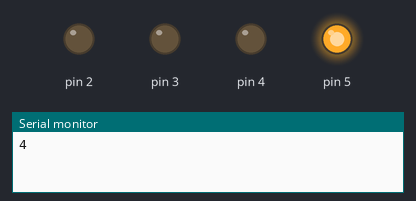
The sketch below on a simulated Arduino Mega 2560, built with avr-gcc and run on an emulated ATmega2560. Parts: output pins drawn as LEDs (lit = HIGH), the last lines printed to the serial monitor. Random numbers use the default seed unless the sketch sets one.

Above: at 0.1 s.
At 8.1 s:
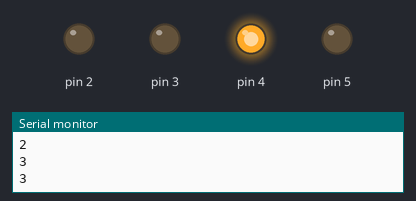
At 18.1 s:
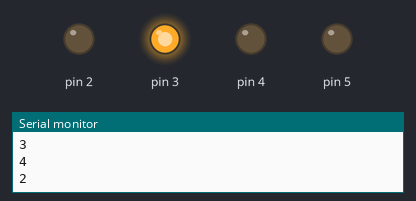
At 38.1 s:
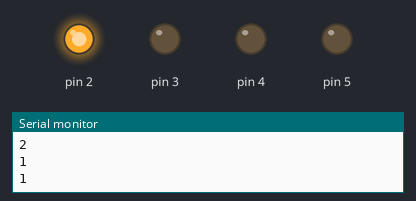
Timing chart, 0 to 39.6 s (numbered marks = the images above):
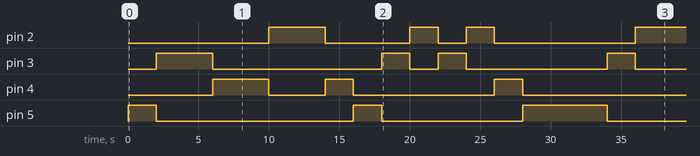

Measured:
- by itself, pin 2: goes HIGH 4.0 s, LOW 6.0 s, HIGH 2.0 s, LOW 2.0 s, HIGH 2.0 s, LOW 10.0 s, then HIGH
- by itself, pin 3: LOW → HIGH at 2.0 s, → LOW 4.0 s later, → HIGH 12.0 s later, → LOW 2.0 s later, … (8 changes in this stretch)
- by itself, pin 4: goes HIGH 4.0 s, LOW 4.0 s, HIGH 2.0 s, LOW 10.0 s, HIGH 2.0 s, then LOW
- by itself, pin 5: goes HIGH 2.0 s, LOW 14.0 s, HIGH 2.0 s, LOW 10.0 s, HIGH 6.0 s, then LOW

The sketch:

TestSignalSender.ino
```cpp
//This uses a seperate arduino, not the one attached to switchy or MegaValve.
// It sends a 5V signal to test the mega stepper motor sheild. It emulates the signal that would be sent by switchy as it goes through the motions.

long randNumber;

void setup() {
Serial.begin(9600);
pinMode(2,OUTPUT);
pinMode(3,OUTPUT);
pinMode(4,OUTPUT);
pinMode(5,OUTPUT);
}

void loop() {
 randNumber = random(1,5);
 Serial.println(randNumber);

 if (randNumber == 1){
 digitalWrite (2,HIGH);
 delay(2000);
 digitalWrite (2,LOW);
 }

if (randNumber == 2){
 digitalWrite (3,HIGH);
 delay(2000);
 digitalWrite (3,LOW);
 }

 if (randNumber == 3){
 digitalWrite (4,HIGH);
 delay(2000);
 digitalWrite (4,LOW);
 }

 if (randNumber == 4){
 digitalWrite (5,HIGH);
 delay(2000);
 digitalWrite (5,LOW);
 }


}
```
